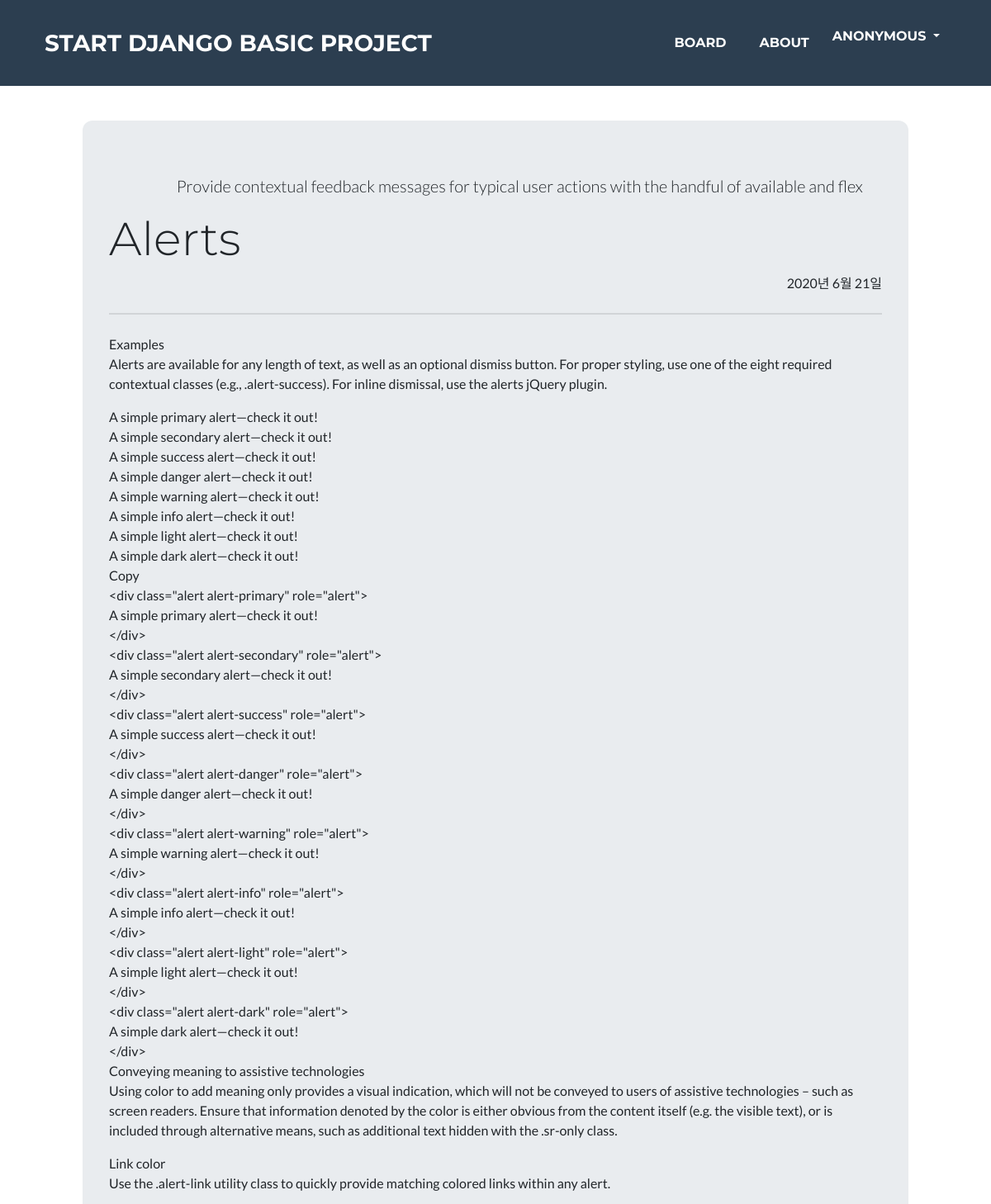
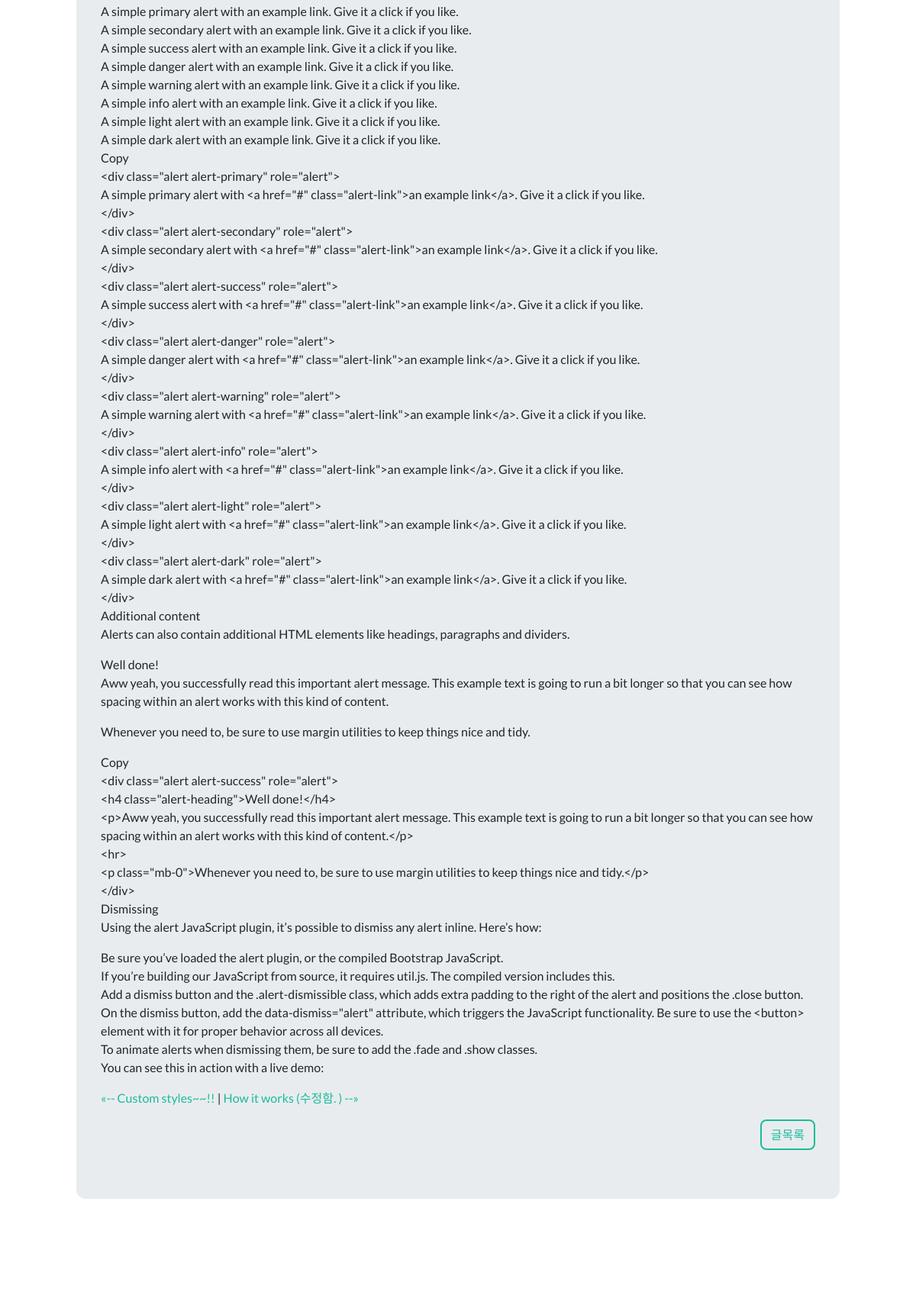
Screenshot of /board/post/alerts/ (upper part) with the database file from the repository (2 pictures, top to bottom).
### board/models.py (models this page shows, shortened)
class Post(models.Model):
    title = models.CharField(verbose_name='TITLE', max_length=50)
    slug = models.SlugField('SLUG', unique=True, allow_unicode=True, help_text='one word for title alias.')
    description = models.CharField('DESCRIPTION', max_length=100, blank=True, help_text='simple description text.')
    content = models.TextField('CONTENT')
    create_dt = models.DateTimeField('CREATE DATE', auto_now_add=True)
    modify_dt = models.DateTimeField('MODIFY DATE', auto_now=True)
    owner = models.ForeignKey(User, on_delete=models.CASCADE, verbose_name='OWNER', blank=True, null=True)
    class Meta:
        verbose_name = 'post'
        verbose_name_plural = 'posts'
        db_table = 'board_posts'
        ordering = ('-modify_dt',)
    def __str__(self):
        return self.title
    def get_absolute_url(self):
        return reverse('board:post_detail', args=(self.slug,))
    def get_previous(self):
        return self.get_previous_by_modify_dt()
    def get_next(self):
        return self.get_next_by_modify_dt()

### board/views.py (the view)
# urls.py: re_path(r'^post/(?P<slug>[-\w]+)/$', views.PostDV.as_view(), name='post_detail'),
class PostDV(DetailView):
    model = Post

### board/templates/board/post_detail.html (shortened to what this page needs)
{% extends 'base.html' %}
{% load static %}
{% block main %}
<main class="page-section portfolio" style="margin-top:50px">
    <div class="jumbotron col-lg-10 mx-auto">
      <p class="lead text-right"> {{ object.description }} &#9;&nbsp; &#9;&nbsp;&#9;&nbsp;</p>
      <h1 class="display-4">{{ object.title }}</h1>
      <p class="text-right">{{ object.modify_dt|date:"Y년 n월 d일" }}</p>
      <hr class="my-4">
      <p class="text-right"> {{ object.content|linebreaks }}</p>
      <p>
        {% if object.get_previous %}
        <a href="{{ object.get_previous.get_absolute_url }}" title="View previous post">
            &laquo;-- {{ object.get_previous }}
        </a>
        {% endif %}
        {% if object.get_next %}
        | <a href="{{ object.get_next.get_absolute_url }}" title="View next post">
        {{ object.get_next }} --&raquo;
        </a>
        {% endif %}
      </p>
        <div align="right">
               <a class="btn btn-outline-primary" href="{% url 'board:index' %}" role="button">글목록</a>
        </div>
    </div>
</main>
{% endblock %}

### rows the page displays
Post: description "Provide contextual feedback messages for typical user actions with the handful of available and flex", title "Alerts", modify_dt "2020년 6월 21일", content "Examples Alerts are available for any length of text, as well as an optional dismiss button. For proper styling, use one of the eight required contextual classes (e.g., .alert-success). For inline dismissal, use the alerts jQuery plugin. A simple primary alert—check it out! A simple secondary alert—check it out! A simple success alert—check it out! A simple danger alert—check it out! A simple warning alert—check it out! A simple info alert—check it out! A simple light alert—check it out! A simple dark alert—check it out! Copy <div class=\"alert alert-primary\" role=\"alert\"> A simple primary alert—check it out! </div> <div class=\"alert alert-secondary\" role=\"alert\"> A simple secondary…", get_previous "Custom styles~~!!", get_next "How it works (수정함. )"
